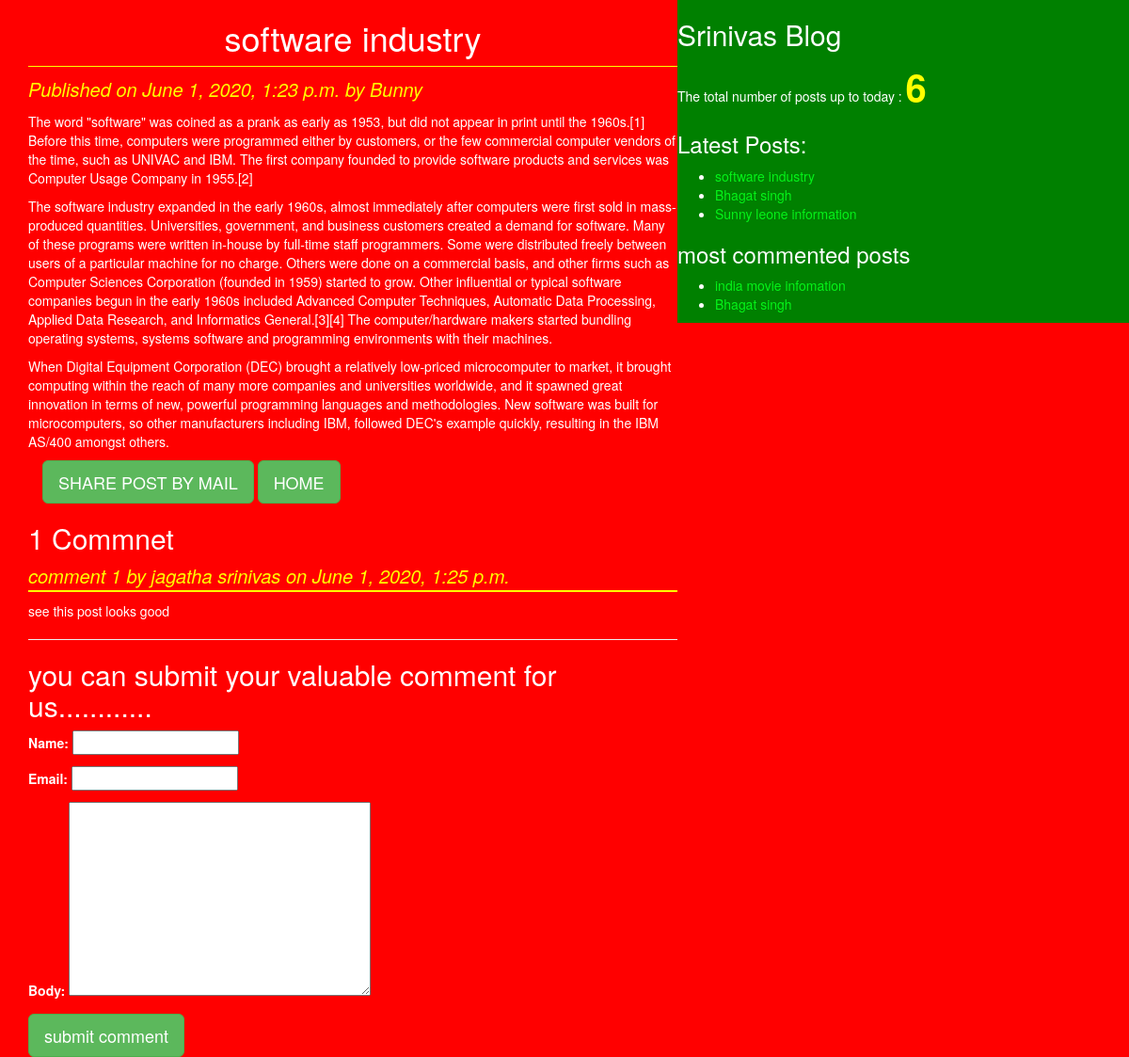
Page /2020/06/01/software-industry/ on the committed database.
### blog/models.py (models this page shows, shortened)
class Post(models.Model):
    STATUS_CHOICES=(('draft','Draft'),('published','Published'))
    title=models.CharField(max_length=256)
    slug=models.SlugField(max_length=264,unique_for_date='publish')
    author=models.ForeignKey(User,related_name='blog_posts',on_delete=models.CASCADE)
    body=models.TextField(max_length=5000)
    publish=models.DateTimeField(default=timezone.now)
    created=models.DateTimeField(auto_now_add=True)
    updated=models.DateTimeField(auto_now=True)
    status=models.CharField(max_length=256,choices =STATUS_CHOICES,default='draft')
    objects=CustomManager()
    tags=TaggableManager()
    class Meta:
        ordering=('-publish',)
    def get_absoulte_url(self):
        return reverse('post_detail',args=[self.publish.year,self.publish.strftime('%m'),self.publish.strftime('%d'),self.slug])

class Comment(models.Model):
    post=models.ForeignKey(Post,related_name='comments',on_delete=models.CASCADE)
    name=models.CharField(max_length=100)
    email=models.EmailField()
    body=models.TextField()
    created=models.DateTimeField(auto_now_add=True)
    updated=models.DateTimeField(auto_now=True)
    active=models.BooleanField(default=True)
    class Meta:
        ordering=('-created',)

### blog/views.py (the view)
# urls.py: url('(?P<year>\d{4})/(?P<month>\d{2})/(?P<day>\d{2})/(?P<post>[-\w]+)/$', views.post_detail_view,name='post_detail'),
def post_detail_view(request,year,month,day,post):
    post=get_object_or_404(Post,slug=post,status='published',publish__year=year,publish__month=month,publish__day=day)
    comments=post.comments.filter(active=True)
    csubmit=False
    if request.method=='POST':
        form=CommentForm(request.POST)
        if form.is_valid():
            new_comment=form.save(commit=False)
            new_comment.post=post
            new_comment.save()
            csubmit=True
    else:
        form=CommentForm()
    return render(request,'blog/post_detail.html',{'post':post,'form':form,'csubmit':csubmit,'comments':comments})

### blog/forms.py
class CommentForm(forms.ModelForm):
    class Meta:
        model=Comment
        fields=('name','email','body')

### blog/models.py (called while the page is built)
    def get_queryset(self):
        return super().get_queryset().filter(status='published')

### blog/templatetags/blog_tags.py (called while the page is built)
@register.simple_tag
def total_posts():
    return Post.objects.count()

@register.inclusion_tag('blog/latest_posts123.html')
def show_latest_posts():
    latest_posts=Post.objects.order_by('-publish')[:3]
    return {'latest_posts':latest_posts}

@register.simple_tag
def get_most_commented_posts():
    return Post.objects.annotate(total_comments=Count('comments')).order_by('-total_comments')[:2]

### templates/blog/post_detail.html (shortened to what this page needs)
<!DOCTYPE html>
{%extends 'blog/base.html'%}
{%block content%}
<h1>{{post.title}}</h1>
<p id='date'>Published on {{post.publish}} by {{post.author|title}}</p>
{{post.body|linebreaks}}
<div class="container" align="centers">
  <a href="/{{post.id}}/share" class="btn btn-lg btn-success">SHARE POST BY MAIL</a>
  <a href="/" class="btn btn-lg btn-success">HOME</a>
</div>
{% with comments.count as comments_count %}
<h2>{{comments_count}} Commnet{{comments_count|pluralize}}</h2>
{%endwith%}
{% if comments %}
{% for comment in  comments %}
<p id='ch'> comment  {{forloop.counter}} by {{comment.name}} on  {{comment.created}} </p>
<div class="cb">
  {{comment.body|linebreaks}}
</div>
{%endfor%}
<hr>
{%else%}
<p>There are no comments yet.............</p>
{%endif%}
{%if csubmit%}
<h2>Your comment added success................</h2>
{%else%}
<h2>you can submit your valuable comment for us............ </h2>
<form class="" action="" method="post">
  {{form.as_p}}
  <input type="submit" name="" class='btn btn-lg btn-success' value="submit comment">
</form>
{%endif%}
{%endblock%}

### templates/blog/base.html (shortened to what this page needs)
<!DOCTYPE html>
{%load blog_tags%}
{%load static%}
<html lang="en" dir="ltr">
  <head>
    <link rel="stylesheet" href="https://stackpath.bootstrapcdn.com/bootstrap/3.4.1/css/bootstrap.min.css">
<link rel="stylesheet" href="{%static "css/blog.css" %}">
  </head>
  <body>
<div class="content">
  {%block content%}
  {%endblock%}
</div>
<div class="sidebar">
  <h2>Srinivas Blog</h2>
  <p>The total number of posts up to today :
<span id="pcount">{%total_posts%}</span>
    </p>
    <h3>Latest Posts:</h3>{%show_latest_posts%}
    <h3>most commented posts</h3>
    {% get_most_commented_posts as most_commented_posts%}
    <ul>
      {% for post in most_commented_posts %}
      <li>  <a href="{{post.get_absoulte_url}}">{{post.title}} </a></li>
      {%endfor%}
    </ul>
</div>
  </body>
</html>

### templates/blog/latest_posts123.html
<ul>
{% for post in latest_posts%}
<li><a href="{{post.get_absoulte_url}}">{{post.title}} </a></li>
{%endfor%}
</ul>

### static/css/blog.css (style rules this page uses)
.content { width:60%; float: left; padding: 0 0 0 30px; background: red; height: 100%; }
.sidebar { width:40%; float: right; padding: 10 ; background: green; height: 100%; }
h1 { text-align: center; border-bottom: 1px solid yellow; padding-bottom: 10px; }
body { color: white; background: red; }
#date { color: yellow; font-size: 20px; font-style: italic; }
a { color:#05f219; }
#ch { color: yellow; font-size: 20px; font-style: italic; border-bottom: 2px solid yellow; }
input { color:black; }
textarea { color:black; }
#pcount { font-size: 40px; color: yellow; font-weight: bold; }

### rows in the picture
Post: title "software industry", publish "June 1, 2020, 1:23 p.m.", author "Bunny", body "The word \"software\" was coined as a prank as early as 1953, but did not appear in print until the 1960s.[1] Before this time, computers were programmed either by customers, or the few commercial computer vendors of the time, such as UNIVAC and IBM. The first company founded to provide software products and services was Computer Usage Company in 1955.[2] The software industry expanded in the early 1960s, almost immediately after computers were first sold in mass-produced quantities. Universities, government, and business customers created a demand for software. Many of these programs were written in-house by full-time staff programmers. Some were distributed freely between users of a…"
Comment: name "jagatha srinivas", created "June 1, 2020, 1:25 p.m.", body "see this post looks good"
Post: title "Bhagat singh"
Post: title "Sunny leone information"
Post: title "india movie infomation"

### other values in the picture
{{ comments_count }} "1"
